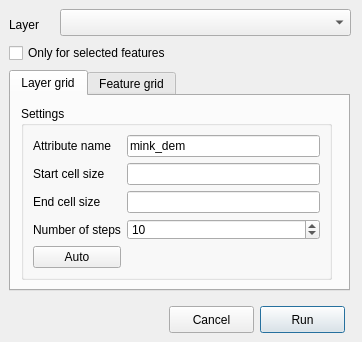
<?xml version="1.0" encoding="UTF-8"?>
<ui version="4.0">
 <class>Dialog</class>
 <widget class="QDialog" name="Dialog">
  <property name="geometry">
   <rect>
    <x>0</x>
    <y>0</y>
    <width>362</width>
    <height>342</height>
   </rect>
  </property>
  <property name="windowTitle">
   <string>Minkowski dimension for features</string>
  </property>
  <property name="windowIcon">
   <iconset resource="res.qrc">
    <normaloff>:/icon/icon.png</normaloff>:/icon/icon.png</iconset>
  </property>
  <widget class="QPushButton" name="runButton">
   <property name="geometry">
    <rect>
     <x>260</x>
     <y>306</y>
     <width>85</width>
     <height>27</height>
    </rect>
   </property>
   <property name="text">
    <string>Run</string>
   </property>
  </widget>
  <widget class="QCheckBox" name="onlySelectedFeaturesCheckBox">
   <property name="geometry">
    <rect>
     <x>9</x>
     <y>42</y>
     <width>204</width>
     <height>22</height>
    </rect>
   </property>
   <property name="text">
    <string>Only for selected features</string>
   </property>
  </widget>
  <widget class="QLabel" name="label">
   <property name="geometry">
    <rect>
     <x>9</x>
     <y>9</y>
     <width>38</width>
     <height>31</height>
    </rect>
   </property>
   <property name="text">
    <string>Layer</string>
   </property>
  </widget>
  <widget class="QPushButton" name="cancelButton">
   <property name="geometry">
    <rect>
     <x>169</x>
     <y>306</y>
     <width>85</width>
     <height>27</height>
    </rect>
   </property>
   <property name="text">
    <string>Cancel</string>
   </property>
  </widget>
  <widget class="QComboBox" name="layerComboBox">
   <property name="geometry">
    <rect>
     <x>60</x>
     <y>9</y>
     <width>291</width>
     <height>27</height>
    </rect>
   </property>
  </widget>
  <widget class="QTabWidget" name="tabWidget">
   <property name="geometry">
    <rect>
     <x>9</x>
     <y>70</y>
     <width>341</width>
     <height>221</height>
    </rect>
   </property>
   <property name="currentIndex">
    <number>0</number>
   </property>
   <widget class="QWidget" name="layerGridTab">
    <attribute name="title">
     <string>Layer grid</string>
    </attribute>
    <widget class="QGroupBox" name="layerGridGroupBox">
     <property name="geometry">
      <rect>
       <x>10</x>
       <y>10</y>
       <width>311</width>
       <height>174</height>
      </rect>
     </property>
     <property name="title">
      <string>Settings</string>
     </property>
     <layout class="QGridLayout" name="gridLayout_2">
      <item row="1" column="1">
       <widget class="QLineEdit" name="layerGridAttributeNameLineEdit">
        <property name="text">
         <string>mink_dem</string>
        </property>
       </widget>
      </item>
      <item row="4" column="1">
       <widget class="QSpinBox" name="layerGridNumberOfStepsSpinBox">
        <property name="maximum">
         <number>999999999</number>
        </property>
        <property name="value">
         <number>10</number>
        </property>
       </widget>
      </item>
      <item row="5" column="0">
       <widget class="QPushButton" name="layerGridAutoButton">
        <property name="text">
         <string>Auto</string>
        </property>
       </widget>
      </item>
      <item row="2" column="1">
       <widget class="QLineEdit" name="layerGridStartSizeLineEdit"/>
      </item>
      <item row="3" column="1">
       <widget class="QLineEdit" name="layerGridEndSizeLineEdit"/>
      </item>
      <item row="1" column="0">
       <widget class="QLabel" name="label_2">
        <property name="text">
         <string>Attribute name</string>
        </property>
       </widget>
      </item>
      <item row="4" column="0">
       <widget class="QLabel" name="label_5">
        <property name="text">
         <string>Number of steps</string>
        </property>
       </widget>
      </item>
      <item row="2" column="0">
       <widget class="QLabel" name="label_3">
        <property name="text">
         <string>Start cell size</string>
        </property>
       </widget>
      </item>
      <item row="3" column="0">
       <widget class="QLabel" name="label_4">
        <property name="text">
         <string>End cell size</string>
        </property>
       </widget>
      </item>
     </layout>
    </widget>
   </widget>
   <widget class="QWidget" name="featureGridTab">
    <attribute name="title">
     <string>Feature grid</string>
    </attribute>
    <widget class="QGroupBox" name="featureGridGroupBox">
     <property name="geometry">
      <rect>
       <x>10</x>
       <y>10</y>
       <width>311</width>
       <height>171</height>
      </rect>
     </property>
     <property name="title">
      <string>Settings</string>
     </property>
     <widget class="QLabel" name="label_7">
      <property name="geometry">
       <rect>
        <x>7</x>
        <y>25</y>
        <width>112</width>
        <height>23</height>
       </rect>
      </property>
      <property name="text">
       <string>Attribute name</string>
      </property>
     </widget>
     <widget class="QLineEdit" name="featureGridAttributeNameLineEdit">
      <property name="geometry">
       <rect>
        <x>125</x>
        <y>25</y>
        <width>181</width>
        <height>23</height>
       </rect>
      </property>
      <property name="text">
       <string>mink_dem</string>
      </property>
     </widget>
     <widget class="QComboBox" name="featureGridStartSizeComboBox">
      <property name="geometry">
       <rect>
        <x>125</x>
        <y>60</y>
        <width>124</width>
        <height>27</height>
       </rect>
      </property>
     </widget>
     <widget class="QLabel" name="label_8">
      <property name="geometry">
       <rect>
        <x>7</x>
        <y>60</y>
        <width>112</width>
        <height>23</height>
       </rect>
      </property>
      <property name="text">
       <string>Start cell size</string>
      </property>
     </widget>
     <widget class="QComboBox" name="featureGridEndSizeComboBox">
      <property name="geometry">
       <rect>
        <x>125</x>
        <y>100</y>
        <width>124</width>
        <height>27</height>
       </rect>
      </property>
     </widget>
     <widget class="QCheckBox" name="featureGridAutoCheckBox">
      <property name="geometry">
       <rect>
        <x>255</x>
        <y>58</y>
        <width>51</width>
        <height>31</height>
       </rect>
      </property>
      <property name="text">
       <string>Auto</string>
      </property>
     </widget>
     <widget class="QLabel" name="label_9">
      <property name="geometry">
       <rect>
        <x>7</x>
        <y>100</y>
        <width>112</width>
        <height>23</height>
       </rect>
      </property>
      <property name="text">
       <string>End cell size</string>
      </property>
     </widget>
     <widget class="QLabel" name="label_10">
      <property name="geometry">
       <rect>
        <x>7</x>
        <y>140</y>
        <width>112</width>
        <height>23</height>
       </rect>
      </property>
      <property name="text">
       <string>Number of steps</string>
      </property>
     </widget>
     <widget class="QComboBox" name="featureGridNumberOfStepsComboBox">
      <property name="geometry">
       <rect>
        <x>125</x>
        <y>140</y>
        <width>124</width>
        <height>27</height>
       </rect>
      </property>
     </widget>
    </widget>
   </widget>
  </widget>
 </widget>
 <resources>
  <include location="res.qrc"/>
 </resources>
 <connections/>
</ui>
